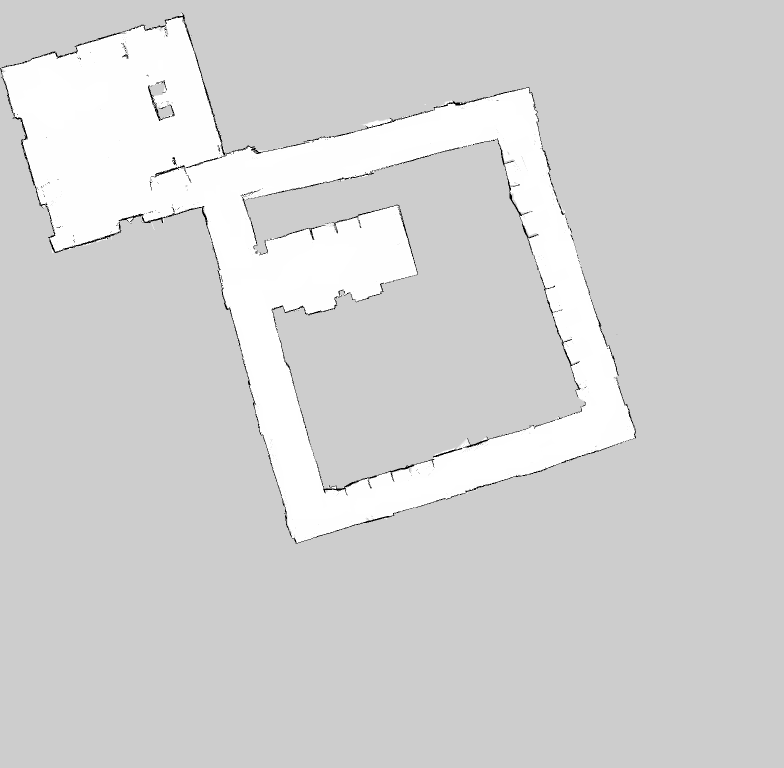
%> input picture map.pgm, 1568 x 1536 px (shown at 1/2 size)
$ octave --eval "result = create_path;"   (GNU Octave 9; MATLAB toolbox functions it lacks are replaced by stand-ins)
%> lines starting %> are read from the running program, lines starting %| are printed output that depends on the picture
function path = create_path()
clear all;
close all;
clf
h = 0.1;

image = imread('map.pgm');
%> image is the input picture: size 1536x1568 uint8; min 0, max 255, mean 211.7
% Crop image to relevant area
imageCropped = image(1:1100,1:1300);
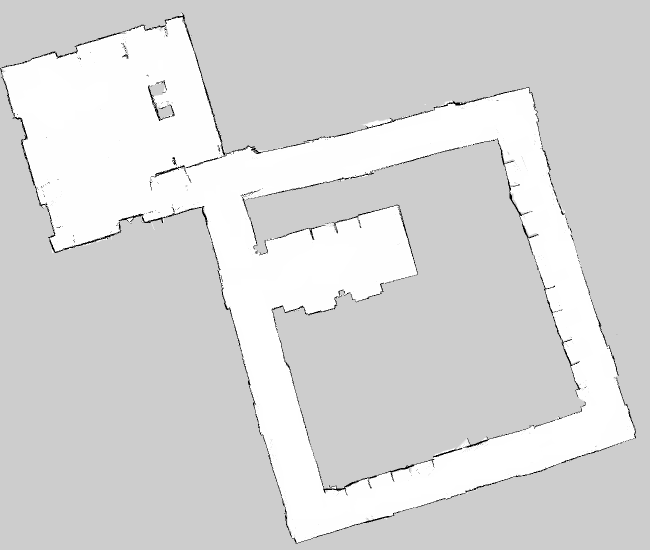
%> imageCropped: size 1100x1300 uint8 (shown at 1/2 size); min 0, max 255, mean 216.4

image = imageCropped < 100;
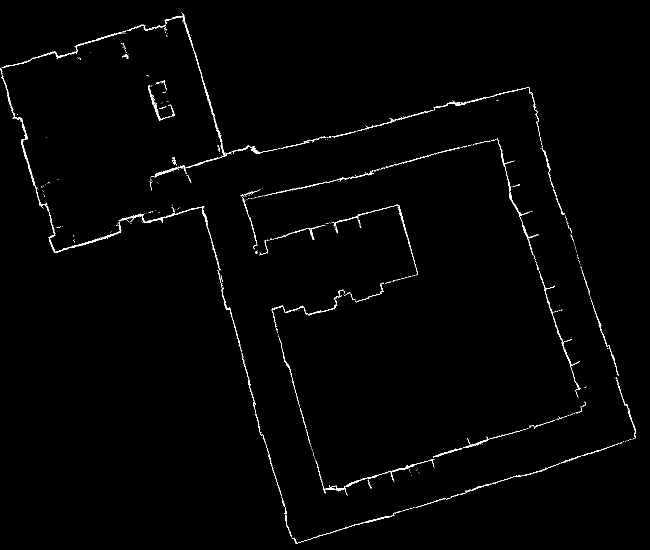
%> image: size 1100x1300 logical (shown at 1/2 size); 1.1% white in thin lines or dots

% create occupancy grid. Free space is 0, for occupied space is 1
% .yaml: Resolution of the map, meters / pixel = 0.020000
% . BinaryOccupancyGrid: resoultion of cells per meter

%> (the run ends here)
